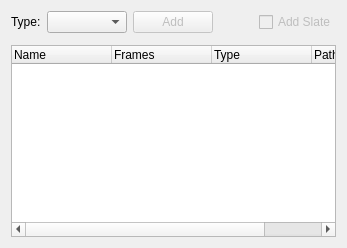
          <widget class="QWidget" name="dailiesPublishTab">
           <attribute name="title">
            <string>Dailies</string>
           </attribute>
           <layout class="QVBoxLayout" name="verticalLayout_9">
            <item>
             <widget class="QFrame" name="dailyPblToolbar_frame">
              <property name="frameShape">
               <enum>QFrame::NoFrame</enum>
              </property>
              <property name="frameShadow">
               <enum>QFrame::Raised</enum>
              </property>
              <layout class="QHBoxLayout" name="horizontalLayout_11">
               <property name="leftMargin">
                <number>0</number>
               </property>
               <property name="topMargin">
                <number>0</number>
               </property>
               <property name="rightMargin">
                <number>0</number>
               </property>
               <property name="bottomMargin">
                <number>6</number>
               </property>
               <item>
                <widget class="QLabel" name="dailyPblType_label">
                 <property name="text">
                  <string>Type:</string>
                 </property>
                </widget>
               </item>
               <item>
                <widget class="QComboBox" name="dailyPblType_comboBox">
                 <item>
                  <property name="text">
                   <string/>
                  </property>
                 </item>
                 <item>
                  <property name="text">
                   <string>previs</string>
                  </property>
                 </item>
                 <item>
                  <property name="text">
                   <string>tracking</string>
                  </property>
                 </item>
                 <item>
                  <property name="text">
                   <string>modeling</string>
                  </property>
                 </item>
                 <item>
                  <property name="text">
                   <string>rigging</string>
                  </property>
                 </item>
                 <item>
                  <property name="text">
                   <string>anim</string>
                  </property>
                 </item>
                 <item>
                  <property name="text">
                   <string>lookdev</string>
                  </property>
                 </item>
                 <item>
                  <property name="text">
                   <string>lighting</string>
                  </property>
                 </item>
                 <item>
                  <property name="text">
                   <string>fx</string>
                  </property>
                 </item>
                 <item>
                  <property name="text">
                   <string>comp</string>
                  </property>
                 </item>
                </widget>
               </item>
               <item>
                <widget class="QPushButton" name="dailyPblAdd_pushButton">
                 <property name="enabled">
                  <bool>false</bool>
                 </property>
                 <property name="text">
                  <string>Add</string>
                 </property>
                 <property name="default">
                  <bool>false</bool>
                 </property>
                 <property name="flat">
                  <bool>false</bool>
                 </property>
                </widget>
               </item>
               <item>
                <spacer name="horizontalSpacer_4">
                 <property name="orientation">
                  <enum>Qt::Horizontal</enum>
                 </property>
                 <property name="sizeHint" stdset="0">
                  <size>
                   <width>40</width>
                   <height>20</height>
                  </size>
                 </property>
                </spacer>
               </item>
               <item>
                <widget class="QCheckBox" name="streamPbl_checkBox_2">
                 <property name="enabled">
                  <bool>false</bool>
                 </property>
                 <property name="text">
                  <string>Add Slate</string>
                 </property>
                 <property name="checked">
                  <bool>false</bool>
                 </property>
                </widget>
               </item>
              </layout>
             </widget>
            </item>
            <item>
             <widget class="QTreeWidget" name="dailyPbl_treeWidget">
              <property name="alternatingRowColors">
               <bool>true</bool>
              </property>
              <property name="textElideMode">
               <enum>Qt::ElideMiddle</enum>
              </property>
              <property name="rootIsDecorated">
               <bool>false</bool>
              </property>
              <property name="uniformRowHeights">
               <bool>true</bool>
              </property>
              <property name="sortingEnabled">
               <bool>false</bool>
              </property>
              <property name="animated">
               <bool>true</bool>
              </property>
              <property name="allColumnsShowFocus">
               <bool>true</bool>
              </property>
              <property name="headerHidden">
               <bool>false</bool>
              </property>
              <property name="expandsOnDoubleClick">
               <bool>false</bool>
              </property>
              <column>
               <property name="text">
                <string>Name</string>
               </property>
              </column>
              <column>
               <property name="text">
                <string>Frames</string>
               </property>
              </column>
              <column>
               <property name="text">
                <string>Type</string>
               </property>
              </column>
              <column>
               <property name="text">
                <string>Path</string>
               </property>
              </column>
             </widget>
            </item>
           </layout>
          </widget>
